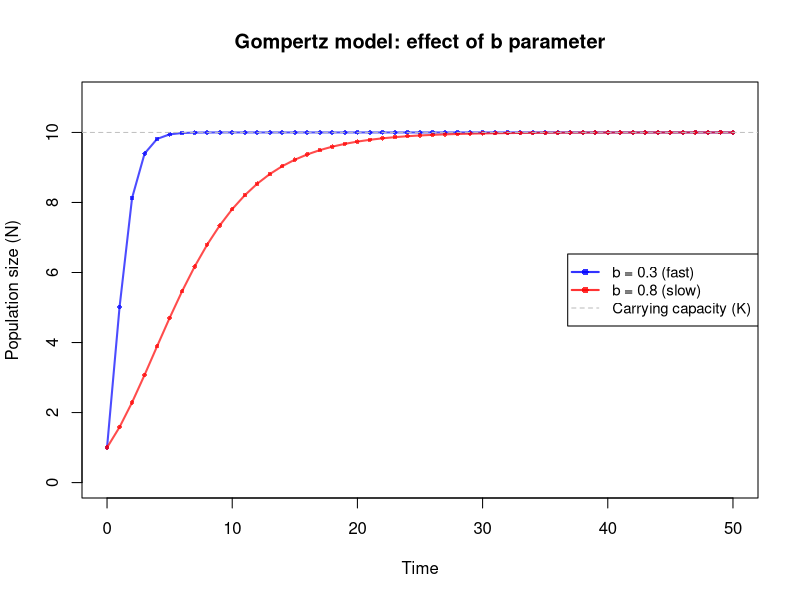

Write the R code that produced this figure.
## ---- chunk 1
#| code-fold: false
#| fig-cap: "Gompertz model trajectories for two different b values"
#| label: fig-gompertz-sim

# Function to simulate Gompertz model
simulate_gompertz <- function(N0, b, K, time_steps) {
  # N0: initial population size
  # b: density dependence parameter (0 < b < 1)
  # K: carrying capacity
  # time_steps: number of time steps to simulate

  N <- numeric(time_steps + 1)
  N[1] <- N0

  for (t in 1:time_steps) {
    N[t + 1] <- (N[t] ^ b) * (K ^ (1 - b))
  }

  return(N)
}

# Parameters
N0 <- 1  # Initial population
K <- 10  # Carrying capacity
time_steps <- 50

# Example 1: Lower b (faster convergence to K)
b_low <- 0.3
traj_low <- simulate_gompertz(N0, b_low, K, time_steps)

# Example 2: Higher b (slower convergence to K)
b_high <- 0.8
traj_high <- simulate_gompertz(N0, b_high, K, time_steps)

# Create plot
time <- 0:time_steps
plot(time, traj_low, type = "o", col = rgb(0, 0, 1, 0.7), pch = 16,
     xlab = "Time", ylab = "Population size (N)",
     main = "Gompertz model: effect of b parameter",
     ylim = c(0, K * 1.1), lwd = 2, cex = 0.6)

# Add second trajectory
lines(time, traj_high, type = "o", col = rgb(1, 0, 0, 0.7),
      pch = 16, lwd = 2, cex = 0.6)

# Add carrying capacity line
abline(h = K, col = "gray", lty = 2, lwd = 1)

# Add legend
legend("right",
       legend = c(paste0("b = ", b_low, " (fast)"),
                  paste0("b = ", b_high, " (slow)"),
                  "Carrying capacity (K)"),
       col = c(rgb(0, 0, 1, 0.8), rgb(1, 0, 0, 0.8), "gray"),
       lwd = c(2, 2, 1), lty = c(1, 1, 2), pch = c(16, 16, NA),
       cex = 0.9)
